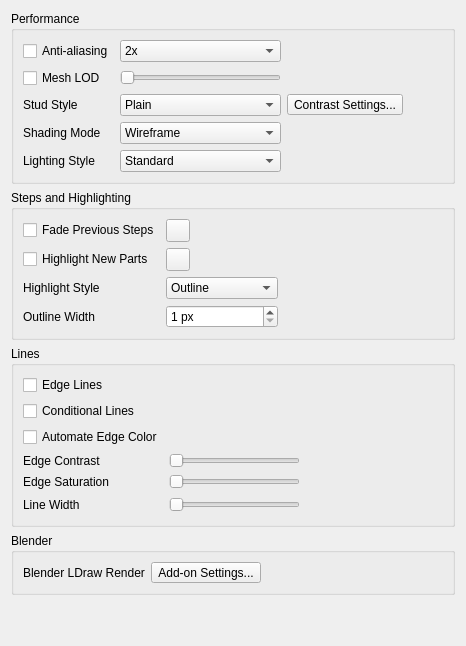
     <widget class="QWidget" name="tabRendering">
      <property name="whatsThis">
       <string>&lt;p&gt;&lt;b&gt;Rendering Preferences&lt;/b&gt;&lt;/p&gt;&lt;p&gt;Control shading, stud geometry, selection appearance, edges, and step effects. Some options are unavailable when the graphics system does not support them.&lt;/p&gt;</string>
      </property>
      <attribute name="title">
       <string>Rendering</string>
      </attribute>
      <layout class="QVBoxLayout" name="verticalLayout_8" stretch="0,0,0,0,1">
       <item>
        <widget class="QGroupBox" name="PerformanceGroup">
         <property name="title">
          <string>Performance</string>
         </property>
         <layout class="QGridLayout" name="PerformanceLayout">
          <item row="0" column="0">
           <widget class="QCheckBox" name="antiAliasing">
            <property name="toolTip">
             <string>Smooth jagged edges in model views; changes require restarting StudWorks.</string>
            </property>
            <property name="text">
             <string>Anti-aliasing</string>
            </property>
           </widget>
          </item>
          <item row="0" column="1">
           <widget class="QComboBox" name="antiAliasingSamples">
            <property name="accessibleName">
             <string>Antialiasing Samples</string>
            </property>
            <property name="toolTip">
             <string>Choose the antialiasing sample count; more samples can use more graphics resources.</string>
            </property>
            <item>
             <property name="text">
              <string>2x</string>
             </property>
            </item>
            <item>
             <property name="text">
              <string>4x</string>
             </property>
            </item>
            <item>
             <property name="text">
              <string>8x</string>
             </property>
            </item>
           </widget>
          </item>
          <item row="1" column="0">
           <widget class="QCheckBox" name="MeshLOD">
            <property name="toolTip">
             <string>Use simpler meshes for distant parts to improve display performance.</string>
            </property>
            <property name="text">
             <string>Mesh LOD</string>
            </property>
           </widget>
          </item>
          <item row="1" column="1">
           <widget class="QSlider" name="MeshLODSlider">
            <property name="accessibleName">
             <string>Mesh Detail Distance</string>
            </property>
            <property name="toolTip">
             <string>Set the distance from the camera in LDraw units (ldu, 20 ldu per stud) beyond which parts draw simpler studs.</string>
            </property>
            <property name="sizePolicy">
             <sizepolicy hsizetype="Minimum" vsizetype="Fixed">
              <horstretch>0</horstretch>
              <verstretch>0</verstretch>
             </sizepolicy>
            </property>
            <property name="orientation">
             <enum>Qt::Orientation::Horizontal</enum>
            </property>
            <property name="tickPosition">
             <enum>QSlider::TickPosition::NoTicks</enum>
            </property>
           </widget>
          </item>
          <item row="1" column="2">
           <widget class="QLabel" name="MeshLODLabel">
            <property name="text">
             <string/>
            </property>
           </widget>
          </item>
          <item row="2" column="0">
           <widget class="QLabel" name="label_24">
            <property name="toolTip">
             <string>Choose stud geometry and the high contrast stud styles.</string>
            </property>
            <property name="buddy">
             <cstring>studStyleCombo</cstring>
            </property>
            <property name="text">
             <string>Stud Style</string>
            </property>
           </widget>
          </item>
          <item row="2" column="1">
           <widget class="QComboBox" name="studStyleCombo">
            <property name="accessibleName">
             <string>Stud Style</string>
            </property>
            <property name="toolTip">
             <string>Choose stud geometry and the high contrast stud styles.</string>
            </property>
            <item>
             <property name="text">
              <string>Plain</string>
             </property>
            </item>
            <item>
             <property name="text">
              <string>Thin Lines Logo</string>
             </property>
            </item>
            <item>
             <property name="text">
              <string>Outline Logo</string>
             </property>
            </item>
            <item>
             <property name="text">
              <string>Sharp Top Logo</string>
             </property>
            </item>
            <item>
             <property name="text">
              <string>Rounded Top Logo</string>
             </property>
            </item>
            <item>
             <property name="text">
              <string>Flattened Logo</string>
             </property>
            </item>
            <item>
             <property name="text">
              <string>High Contrast</string>
             </property>
            </item>
            <item>
             <property name="text">
              <string>High Contrast with Logo</string>
             </property>
            </item>
           </widget>
          </item>
          <item row="2" column="2">
           <widget class="QToolButton" name="HighContrastButton">
            <property name="toolTip">
             <string>Configure colors and the light/dark threshold for high contrast stud styles.</string>
            </property>
            <property name="text">
             <string>Contrast Settings...</string>
            </property>
           </widget>
          </item>
          <item row="3" column="0">
           <widget class="QLabel" name="label_3">
            <property name="toolTip">
             <string>Choose how part surfaces and edges are drawn in model views.</string>
            </property>
            <property name="buddy">
             <cstring>ShadingMode</cstring>
            </property>
            <property name="text">
             <string>Shading Mode</string>
            </property>
           </widget>
          </item>
          <item row="3" column="1">
           <widget class="QComboBox" name="ShadingMode">
            <property name="accessibleName">
             <string>Shading Mode</string>
            </property>
            <property name="toolTip">
             <string>Choose how part surfaces and edges are drawn in model views.</string>
            </property>
            <item>
             <property name="text">
              <string>Wireframe</string>
             </property>
            </item>
            <item>
             <property name="text">
              <string>Flat Shading</string>
             </property>
            </item>
            <item>
             <property name="text">
              <string>Default Lights</string>
             </property>
            </item>
           </widget>
          </item>
          <item row="4" column="0">
           <widget class="QLabel" name="LightingStyleLabel">
            <property name="toolTip">
             <string>Choose how the Default Lights shading mode lights parts in every view: Standard uses one light with a soft highlight, Studio adds fill and rim lights, Matte drops the highlights and Toon uses flat cel shading bands.</string>
            </property>
            <property name="buddy">
             <cstring>LightingStyle</cstring>
            </property>
            <property name="text">
             <string>Lighting Style</string>
            </property>
           </widget>
          </item>
          <item row="4" column="1">
           <widget class="QComboBox" name="LightingStyle">
            <property name="accessibleName">
             <string>Lighting Style</string>
            </property>
            <property name="toolTip">
             <string>Choose how the Default Lights shading mode lights parts in every view: Standard uses one light with a soft highlight, Studio adds fill and rim lights, Matte drops the highlights and Toon uses flat cel shading bands.</string>
            </property>
            <item>
             <property name="text">
              <string>Standard</string>
             </property>
            </item>
            <item>
             <property name="text">
              <string>Studio</string>
             </property>
            </item>
            <item>
             <property name="text">
              <string>Matte</string>
             </property>
            </item>
            <item>
             <property name="text">
              <string>Toon</string>
             </property>
            </item>
           </widget>
          </item>
          <item row="0" column="3">
           <spacer name="horizontalSpacer_2">
            <property name="orientation">
             <enum>Qt::Orientation::Horizontal</enum>
            </property>
            <property name="sizeHint" stdset="0">
             <size>
              <width>40</width>
              <height>20</height>
             </size>
            </property>
           </spacer>
          </item>
         </layout>
        </widget>
       </item>
       <item>
        <widget class="QGroupBox" name="StepsGroup">
         <property name="title">
          <string>Steps and Highlighting</string>
         </property>
         <layout class="QGridLayout" name="StepsLayout">
          <item row="0" column="0">
           <widget class="QCheckBox" name="FadeSteps">
            <property name="toolTip">
             <string>Tint parts from previous building steps with the chosen fade color.</string>
            </property>
            <property name="text">
             <string>Fade Previous Steps</string>
            </property>
           </widget>
          </item>
          <item row="0" column="1">
           <widget class="QToolButton" name="FadeStepsColor">
            <property name="accessibleName">
             <string>Previous Step Color</string>
            </property>
            <property name="toolTip">
             <string>Choose the tint used for parts from previous steps.</string>
            </property>
            <property name="text">
             <string/>
            </property>
           </widget>
          </item>
          <item row="1" column="0">
           <widget class="QCheckBox" name="HighlightNewParts">
            <property name="toolTip">
             <string>Highlight parts introduced in the current building step.</string>
            </property>
            <property name="text">
             <string>Highlight New Parts</string>
            </property>
           </widget>
          </item>
          <item row="1" column="1">
           <widget class="QToolButton" name="HighlightNewPartsColor">
            <property name="accessibleName">
             <string>New Part Highlight Color</string>
            </property>
            <property name="toolTip">
             <string>Choose the highlight color for parts in the current step.</string>
            </property>
            <property name="text">
             <string/>
            </property>
           </widget>
          </item>
          <item row="2" column="0">
           <widget class="QLabel" name="HighlightRenderModeLabel">
            <property name="whatsThis">
             <string>&lt;p&gt;&lt;b&gt;Highlight Style&lt;/b&gt;&lt;/p&gt;&lt;p&gt;Choose how selected parts and parts added in the current step are highlighted in the viewport. Outline uses fading outlines in the selection, focus, or new-part highlight color. Selected parts also receive a faint fill over obscured portions. Tint and Edges uses tinted faces and colored edges for selection, and colored edges for new parts.&lt;/p&gt;&lt;p&gt;New-part highlighting requires Highlight New Parts. Wireframe views, image exports, and systems without outline support use Tint and Edges.&lt;/p&gt;</string>
            </property>
            <property name="toolTip">
             <string>Choose how selected parts and new parts are highlighted in the viewport.</string>
            </property>
            <property name="text">
             <string>Highlight Style</string>
            </property>
            <property name="buddy">
             <cstring>HighlightRenderMode</cstring>
            </property>
           </widget>
          </item>
          <item row="2" column="1">
           <widget class="QComboBox" name="HighlightRenderMode">
            <property name="accessibleName">
             <string>Highlight Style</string>
            </property>
            <property name="whatsThis">
             <string>&lt;p&gt;&lt;b&gt;Highlight Style&lt;/b&gt;&lt;/p&gt;&lt;p&gt;Choose how selected parts and parts added in the current step are highlighted in the viewport. Outline uses fading outlines in the selection, focus, or new-part highlight color. Selected parts also receive a faint fill over obscured portions. Tint and Edges uses tinted faces and colored edges for selection, and colored edges for new parts.&lt;/p&gt;&lt;p&gt;New-part highlighting requires Highlight New Parts. Wireframe views, image exports, and systems without outline support use Tint and Edges.&lt;/p&gt;</string>
            </property>
            <property name="toolTip">
             <string>Choose how selected parts and new parts are highlighted in the viewport.</string>
            </property>
            <item>
             <property name="text">
              <string>Outline</string>
             </property>
            </item>
            <item>
             <property name="text">
              <string>Tint and Edges</string>
             </property>
            </item>
           </widget>
          </item>
          <item row="3" column="0">
           <widget class="QLabel" name="SelectionOutlineWidthLabel">
            <property name="toolTip">
             <string>Choose the thickness of the outline drawn around selected parts and new parts.</string>
            </property>
            <property name="text">
             <string>Outline Width</string>
            </property>
            <property name="buddy">
             <cstring>SelectionOutlineWidth</cstring>
            </property>
           </widget>
          </item>
          <item row="3" column="1">
           <widget class="swRangeSpinBox" name="SelectionOutlineWidth">
            <property name="accessibleName">
             <string>Outline Width</string>
            </property>
            <property name="toolTip">
             <string>Choose the thickness of the outline drawn around selected parts and new parts.</string>
            </property>
            <property name="suffix">
             <string> px</string>
            </property>
            <property name="minimum">
             <number>1</number>
            </property>
            <property name="maximum">
             <number>8</number>
            </property>
           </widget>
          </item>
          <item row="0" column="3">
           <spacer name="StepsSpacer">
            <property name="orientation">
             <enum>Qt::Orientation::Horizontal</enum>
            </property>
            <property name="sizeHint" stdset="0">
             <size>
              <width>40</width>
              <height>20</height>
             </size>
            </property>
           </spacer>
          </item>
         </layout>
        </widget>
       </item>
       <item>
        <widget class="QGroupBox" name="groupBox_8">
         <property name="title">
          <string>Lines</string>
         </property>
         <layout class="QGridLayout" name="gridLayout_5">
          <item row="5" column="2">
           <widget class="QLabel" name="LineWidthLabel">
            <property name="text">
             <string/>
            </property>
           </widget>
          </item>
          <item row="1" column="0">
           <widget class="QCheckBox" name="ConditionalLinesCheckBox">
            <property name="toolTip">
             <string>Draw conditional lines where needed to show curved part surfaces.</string>
            </property>
            <property name="text">
             <string>Conditional Lines</string>
            </property>
           </widget>
          </item>
          <item row="5" column="3">
           <spacer name="horizontalSpacer_9">
            <property name="orientation">
             <enum>Qt::Orientation::Horizontal</enum>
            </property>
            <property name="sizeHint" stdset="0">
             <size>
              <width>40</width>
              <height>20</height>
             </size>
            </property>
           </spacer>
          </item>
          <item row="5" column="0">
           <widget class="QLabel" name="label_26">
            <property name="toolTip">
             <string>Set edge-line width within the range supported by the graphics system.</string>
            </property>
            <property name="buddy">
             <cstring>LineWidthSlider</cstring>
            </property>
            <property name="text">
             <string>Line Width</string>
            </property>
           </widget>
          </item>
          <item row="5" column="1">
           <widget class="QSlider" name="LineWidthSlider">
            <property name="accessibleName">
             <string>Line Width</string>
            </property>
            <property name="toolTip">
             <string>Set edge-line width within the range supported by the graphics system.</string>
            </property>
            <property name="sizePolicy">
             <sizepolicy hsizetype="Expanding" vsizetype="Fixed">
              <horstretch>0</horstretch>
              <verstretch>0</verstretch>
             </sizepolicy>
            </property>
            <property name="orientation">
             <enum>Qt::Orientation::Horizontal</enum>
            </property>
            <property name="tickPosition">
             <enum>QSlider::TickPosition::NoTicks</enum>
            </property>
           </widget>
          </item>
          <item row="0" column="0">
           <widget class="QCheckBox" name="edgeLines">
            <property name="toolTip">
             <string>Draw the edge lines defined by each part.</string>
            </property>
            <property name="text">
             <string>Edge Lines</string>
            </property>
           </widget>
          </item>
          <item row="2" column="0">
           <widget class="QCheckBox" name="AutomateEdgeColor">
            <property name="toolTip">
             <string>Calculate edge colors from part colors instead of using their defined edge colors.</string>
            </property>
            <property name="text">
             <string>Automate Edge Color</string>
            </property>
           </widget>
          </item>
          <item row="3" column="0">
           <widget class="QLabel" name="EdgeContrastTitle">
            <property name="toolTip">
             <string>Set the contrast between automated edge colors and part surfaces from 0.00 to 1.00 (default 0.50).</string>
            </property>
            <property name="text">
             <string>Edge Contrast</string>
            </property>
            <property name="buddy">
             <cstring>EdgeContrastSlider</cstring>
            </property>
           </widget>
          </item>
          <item row="3" column="1">
           <widget class="QSlider" name="EdgeContrastSlider">
            <property name="accessibleName">
             <string>Edge Contrast</string>
            </property>
            <property name="toolTip">
             <string>Set the contrast between automated edge colors and part surfaces from 0.00 to 1.00 (default 0.50).</string>
            </property>
            <property name="sizePolicy">
             <sizepolicy hsizetype="Expanding" vsizetype="Fixed">
              <horstretch>0</horstretch>
              <verstretch>0</verstretch>
             </sizepolicy>
            </property>
            <property name="maximum">
             <number>100</number>
            </property>
            <property name="orientation">
             <enum>Qt::Orientation::Horizontal</enum>
            </property>
           </widget>
          </item>
          <item row="3" column="2">
           <widget class="QLabel" name="EdgeContrastLabel">
            <property name="text">
             <string/>
            </property>
           </widget>
          </item>
          <item row="4" column="0">
           <widget class="QLabel" name="EdgeSaturationTitle">
            <property name="toolTip">
             <string>Set the saturation of automated edge colors from 0.00 to 1.00 (default 0.50).</string>
            </property>
            <property name="text">
             <string>Edge Saturation</string>
            </property>
            <property name="buddy">
             <cstring>EdgeSaturationSlider</cstring>
            </property>
           </widget>
          </item>
          <item row="4" column="1">
           <widget class="QSlider" name="EdgeSaturationSlider">
            <property name="accessibleName">
             <string>Edge Saturation</string>
            </property>
            <property name="toolTip">
             <string>Set the saturation of automated edge colors from 0.00 to 1.00 (default 0.50).</string>
            </property>
            <property name="sizePolicy">
             <sizepolicy hsizetype="Expanding" vsizetype="Fixed">
              <horstretch>0</horstretch>
              <verstretch>0</verstretch>
             </sizepolicy>
            </property>
            <property name="maximum">
             <number>100</number>
            </property>
            <property name="orientation">
             <enum>Qt::Orientation::Horizontal</enum>
            </property>
           </widget>
          </item>
          <item row="4" column="2">
           <widget class="QLabel" name="EdgeSaturationLabel">
            <property name="text">
             <string/>
            </property>
           </widget>
          </item>
         </layout>
        </widget>
       </item>
       <item>
        <widget class="QGroupBox" name="BlenderGroup">
         <property name="title">
          <string>Blender</string>
         </property>
         <layout class="QGridLayout" name="BlenderLayout">
          <item row="0" column="0">
           <widget class="QLabel" name="label_39">
            <property name="whatsThis">
             <string>&lt;p&gt;&lt;b&gt;Blender Add-on Settings&lt;/b&gt;&lt;/p&gt;&lt;p&gt;Open the separate Blender configuration dialog. Its Apply action saves its settings independently of Preferences, and choosing an executable or importer can configure Blender immediately.&lt;/p&gt;</string>
            </property>
            <property name="toolTip">
             <string>Configure Blender and its LDraw import and render add-ons.</string>
            </property>
            <property name="buddy">
             <cstring>BlenderAddonSettingsButton</cstring>
            </property>
            <property name="text">
             <string>Blender LDraw Render</string>
            </property>
           </widget>
          </item>
          <item row="0" column="1">
           <widget class="QToolButton" name="BlenderAddonSettingsButton">
            <property name="accessibleName">
             <string>Blender LDraw Render</string>
            </property>
            <property name="whatsThis">
             <string>&lt;p&gt;&lt;b&gt;Blender Add-on Settings&lt;/b&gt;&lt;/p&gt;&lt;p&gt;Open the separate Blender configuration dialog. Its Apply action saves its settings independently of Preferences, and choosing an executable or importer can configure Blender immediately.&lt;/p&gt;</string>
            </property>
            <property name="toolTip">
             <string>Configure Blender and its LDraw import and render add-ons.</string>
            </property>
            <property name="text">
             <string>Add-on Settings...</string>
            </property>
           </widget>
          </item>
          <item row="0" column="3">
           <spacer name="BlenderSpacer">
            <property name="orientation">
             <enum>Qt::Orientation::Horizontal</enum>
            </property>
            <property name="sizeHint" stdset="0">
             <size>
              <width>40</width>
              <height>20</height>
             </size>
            </property>
           </spacer>
          </item>
         </layout>
        </widget>
       </item>
       <item>
        <spacer name="verticalSpacer">
         <property name="orientation">
          <enum>Qt::Orientation::Vertical</enum>
         </property>
         <property name="sizeHint" stdset="0">
          <size>
           <width>20</width>
           <height>40</height>
          </size>
         </property>
        </spacer>
       </item>
      </layout>
     </widget>
